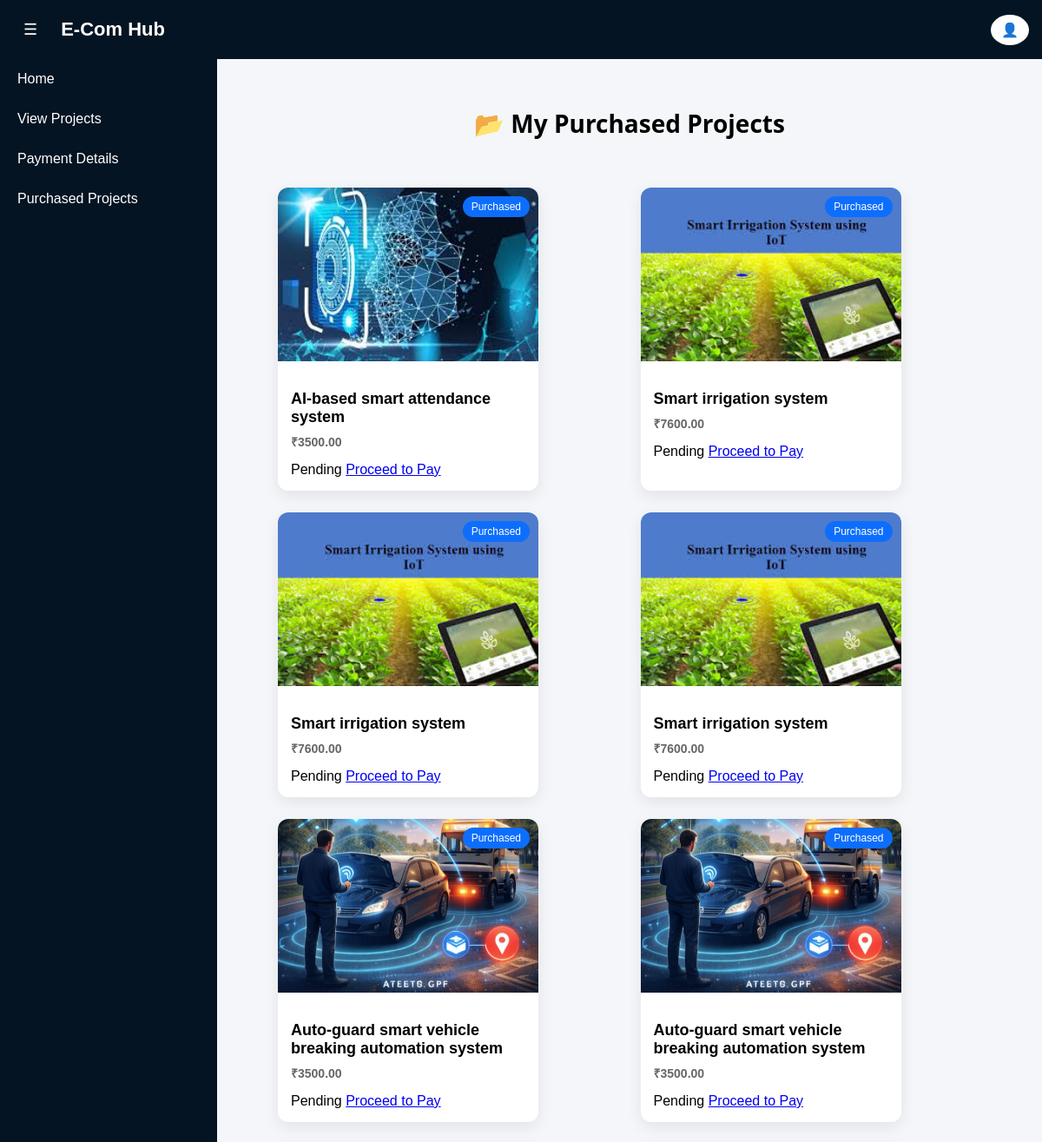
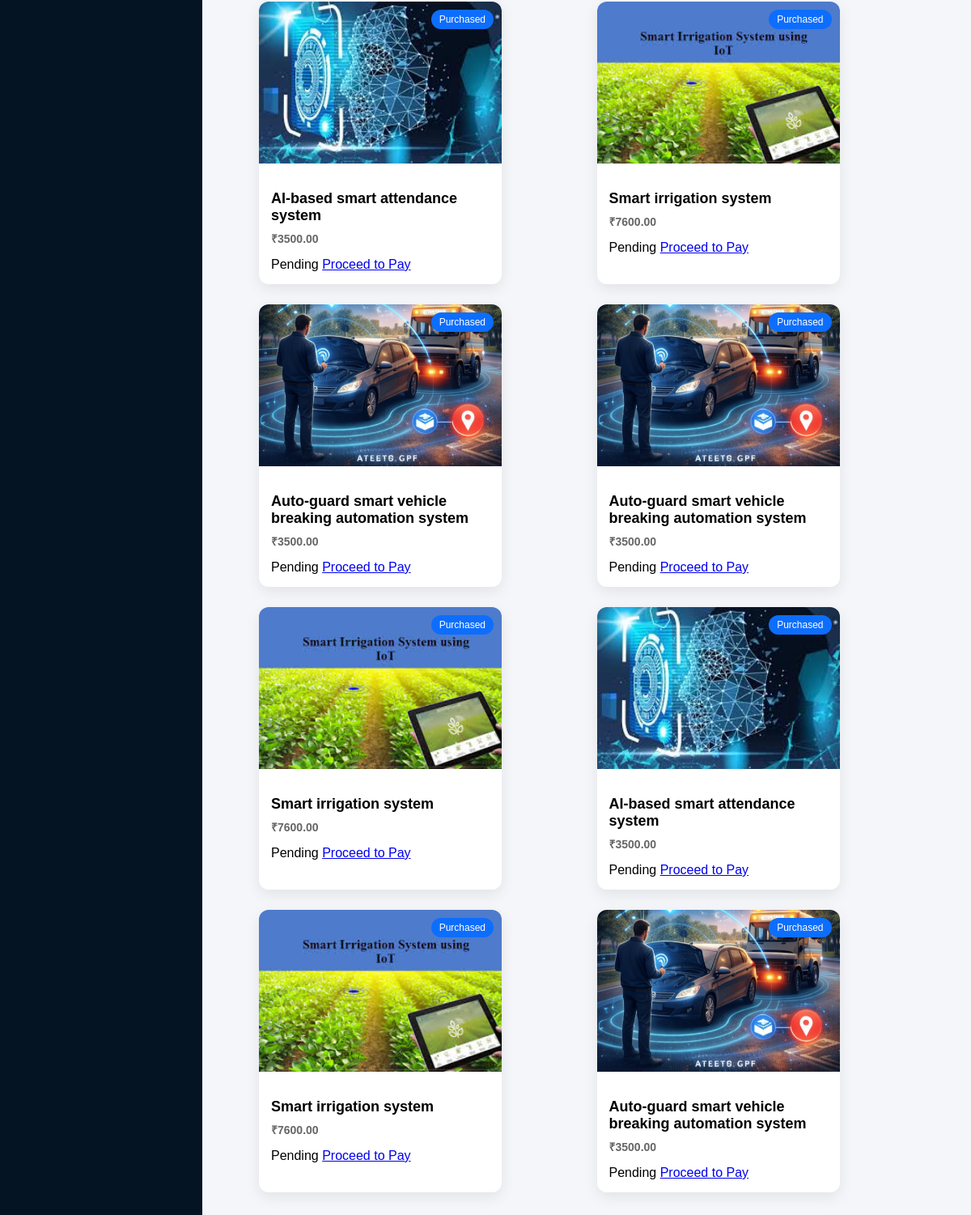
The page /purchased-projects/ (signed in) on the database its author committed (2 pictures, top to bottom).
### ecom_app/models.py (models this page shows, shortened)
class Payment(models.Model):
    PAYMENT_STATUS = (
        ('PENDING', 'Pending'),
        ('SUCCESS', 'Success'),
        ('FAILED', 'Failed'),
    )
    PAYMENT_MODE = (
        ('UPI', 'UPI'),
        ('DEBIT_CARD', 'Debit Card'),
        ('CREDIT_CARD', 'Credit Card'),
        ('WALLET', 'Wallet'),
    )
    user = models.ForeignKey(CustomUser, on_delete=models.CASCADE)
    project = models.ForeignKey(Project, on_delete=models.CASCADE)
    transaction_id = models.CharField(max_length=255, unique=True)
    phonepe_transaction_id = models.CharField(max_length=255, blank=True, null=True)
    payment_mode = models.CharField(max_length=20, choices=PAYMENT_MODE)
    amount = models.DecimalField(max_digits=10, decimal_places=2)
    status = models.CharField(max_length=10, choices=PAYMENT_STATUS, default='PENDING')
    payment_response = models.TextField(blank=True, null=True)
    created_at = models.DateTimeField(default=timezone.now)

class Project(models.Model):
    CATEGORY_CHOICES = (
        ('AI', 'Artificial Intelligence'),
        ('ML', 'Machine Learning'),
        ('DL', 'Deep Learning'),
        ('WEB', 'Web Development'),
        ('IOT', 'Internet of Things'),
        ('DATA', 'Data Science'),
    )
    title = models.CharField(max_length=255)
    description = models.TextField()
    category = models.CharField(max_length=50, choices=CATEGORY_CHOICES)
    price = models.DecimalField(max_digits=10, decimal_places=2)
    google_drive_link = models.URLField()
    project_image = models.ImageField(upload_to='project_images/')
    created_at = models.DateTimeField(auto_now_add=True)

### ecom_app/user_side.py (the view)
# urls.py: path('purchased-projects/', views.purchased_projects, name='purchased_projects'),
@login_required
def purchased_projects(request):
    payments = Payment.objects.filter(user=request.user, status="SUCCESS")
    return render(request, "user/purchased_projects.html", {"payments": payments})

### ecom_app/templates/user/purchased_projects.html (shortened to what this page needs)
{% extends 'user/user_base.html' %}
{% block content %}
<h2 class="page-title">📂 My Purchased Projects</h2>
<div class="project-container">
{% for payment in payments %}
<div class="card">
<div class="badge">Purchased</div>
{% if payment.project.project_image %}
<img src="{{ payment.project.project_image.url }}">
{% endif %}
<div class="card-content">
<h3>{{ payment.project.title }}</h3>
<p class="price">₹{{ payment.amount }}</p>
{% if payment.payment_status == "SUCCESS" %}
            <span class="status-success">Success</span>
        {% else %}
            <span class="status-pending">Pending</span>
        {% endif %}
        {% if payment.payment_status == "SUCCESS" %}
            <a href="{% url 'download_project' payment.project.id %}" class="download-btn">
Download Project
</a>
        {% else %}
<a href="{% url 'phonepe_pay' payment.id %}" class="pay-btn">
Proceed to Pay
</a>
        {% endif %}
</div>
</div>
{% empty %}
<p class="empty-msg">You have not purchased any projects yet.</p>
{% endfor %}
</div>
{% endblock %}

### ecom_app/templates/user/user_base.html (style rules this page uses)
body { margin:0; font-family:Arial, Helvetica, sans-serif; background:#f4f6f9; }

### ecom_app/templates/user/purchased_projects.html (style rules this page uses)
.page-title { text-align:center; margin:35px 0; font-family:'Segoe UI',sans-serif; font-size:28px; font-weight:600; }
.project-container { display:grid; grid-template-columns:repeat(auto-fit,minmax(270px,1fr)); gap:25px; padding:20px 50px; }
.card { background:white; border-radius:12px; box-shadow:0 6px 18px rgba(0,0,0,0.08); overflow:hidden; transition:0.3s; position:relative; width:300px; }
.card img { width:100%; height:200px; object-fit:cover; display:block; }
.card-content { padding:15px; }
.card-content h3 { margin-bottom:8px; font-size:18px; }
.card-content p { color:#666; font-size:14px; }
.price { font-weight:bold; color:#0d6efd; margin-top:6px; }
.badge { position:absolute; top:10px; right:10px; background:#0d6efd; color:white; padding:5px 10px; font-size:12px; border-radius:20px; }

### rows shown on the page
Payment: project.project_image (picture), project "AI-based smart attendance system", amount "3500.00"
Payment: project.project_image (picture), project "Smart irrigation system", amount "7600.00"
Payment: project.project_image (picture), project "Smart irrigation system", amount "7600.00"
Payment: project.project_image (picture), project "Smart irrigation system", amount "7600.00"
Payment: project.project_image (picture), project "Auto-guard smart vehicle breaking automation system", amount "3500.00"
Payment: project.project_image (picture), project "Auto-guard smart vehicle breaking automation system", amount "3500.00"
Payment: project.project_image (picture), project "AI-based smart attendance system", amount "3500.00"
Payment: project.project_image (picture), project "Smart irrigation system", amount "7600.00"
Payment: project.project_image (picture), project "Auto-guard smart vehicle breaking automation system", amount "3500.00"
Payment: project.project_image (picture), project "Auto-guard smart vehicle breaking automation system", amount "3500.00"
Payment: project.project_image (picture), project "Smart irrigation system", amount "7600.00"
Payment: project.project_image (picture), project "AI-based smart attendance system", amount "3500.00"
Payment: project.project_image (picture), project "Smart irrigation system", amount "7600.00"
Payment: project.project_image (picture), project "Auto-guard smart vehicle breaking automation system", amount "3500.00"
